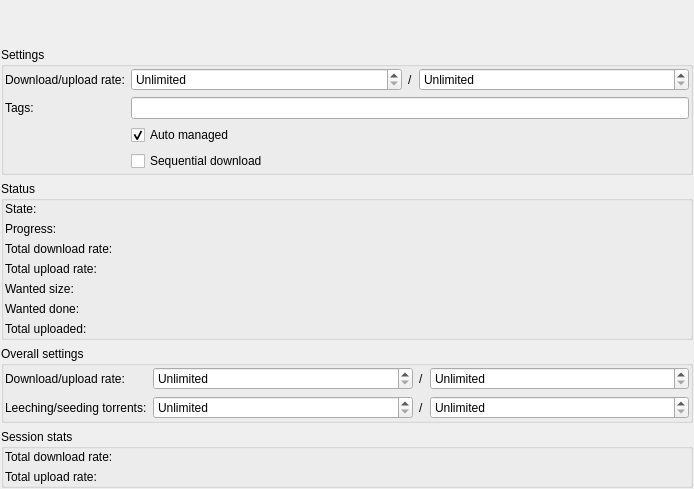
<?xml version="1.0" encoding="UTF-8"?>
<ui version="4.0">
 <class>TabWidget</class>
 <widget class="QWidget" name="TabWidget">
  <property name="geometry">
   <rect>
    <x>0</x>
    <y>0</y>
    <width>694</width>
    <height>470</height>
   </rect>
  </property>
  <property name="windowTitle">
   <string/>
  </property>
  <layout class="QVBoxLayout" name="verticalLayout">
   <property name="margin">
    <number>1</number>
   </property>
   <item>
    <widget class="QLabel" name="LabelName_">
     <property name="text">
      <string/>
     </property>
    </widget>
   </item>
   <item>
    <widget class="LeechCraft::Plugins::BitTorrent::PiecesWidget" name="PiecesWidget_" native="true">
     <property name="sizePolicy">
      <sizepolicy hsizetype="Preferred" vsizetype="Preferred">
       <horstretch>0</horstretch>
       <verstretch>0</verstretch>
      </sizepolicy>
     </property>
     <property name="minimumSize">
      <size>
       <width>0</width>
       <height>20</height>
      </size>
     </property>
     <property name="text" stdset="0">
      <string/>
     </property>
    </widget>
   </item>
   <item>
    <widget class="QGroupBox" name="TorrentSettingsBox_">
     <property name="title">
      <string>Settings</string>
     </property>
     <layout class="QHBoxLayout" name="horizontalLayout">
      <property name="margin">
       <number>1</number>
      </property>
      <item>
       <layout class="QFormLayout" name="formLayout_7">
        <property name="fieldGrowthPolicy">
         <enum>QFormLayout::AllNonFixedFieldsGrow</enum>
        </property>
        <item row="0" column="0">
         <widget class="QLabel" name="label_35">
          <property name="text">
           <string>Download/upload rate:</string>
          </property>
         </widget>
        </item>
        <item row="0" column="1">
         <layout class="QHBoxLayout" name="horizontalLayout_5">
          <item>
           <widget class="QSpinBox" name="TorrentDownloadRateController_">
            <property name="specialValueText">
             <string>Unlimited</string>
            </property>
            <property name="accelerated">
             <bool>true</bool>
            </property>
            <property name="suffix">
             <string> kb/s</string>
            </property>
            <property name="maximum">
             <number>10000</number>
            </property>
            <property name="singleStep">
             <number>100</number>
            </property>
            <property name="value">
             <number>0</number>
            </property>
           </widget>
          </item>
          <item>
           <widget class="QLabel" name="label_06">
            <property name="sizePolicy">
             <sizepolicy hsizetype="Fixed" vsizetype="Preferred">
              <horstretch>0</horstretch>
              <verstretch>0</verstretch>
             </sizepolicy>
            </property>
            <property name="text">
             <string>/</string>
            </property>
           </widget>
          </item>
          <item>
           <widget class="QSpinBox" name="TorrentUploadRateController_">
            <property name="specialValueText">
             <string>Unlimited</string>
            </property>
            <property name="suffix">
             <string> kb/s</string>
            </property>
            <property name="maximum">
             <number>10000</number>
            </property>
            <property name="singleStep">
             <number>100</number>
            </property>
            <property name="value">
             <number>0</number>
            </property>
           </widget>
          </item>
         </layout>
        </item>
        <item row="1" column="0">
         <widget class="QLabel" name="label_45">
          <property name="text">
           <string>Tags:</string>
          </property>
         </widget>
        </item>
        <item row="1" column="1">
         <widget class="LeechCraft::Util::TagsLineEdit" name="TorrentTags_"/>
        </item>
        <item row="2" column="1">
         <widget class="QCheckBox" name="TorrentManaged_">
          <property name="text">
           <string>Auto managed</string>
          </property>
          <property name="checked">
           <bool>true</bool>
          </property>
         </widget>
        </item>
        <item row="3" column="1">
         <widget class="QCheckBox" name="TorrentSequentialDownload_">
          <property name="text">
           <string>Sequential download</string>
          </property>
         </widget>
        </item>
       </layout>
      </item>
     </layout>
    </widget>
   </item>
   <item>
    <widget class="QGroupBox" name="BoxTorrentStatus_">
     <property name="title">
      <string>Status</string>
     </property>
     <layout class="QFormLayout" name="formLayout_8">
      <property name="fieldGrowthPolicy">
       <enum>QFormLayout::AllNonFixedFieldsGrow</enum>
      </property>
      <property name="margin">
       <number>1</number>
      </property>
      <item row="0" column="0">
       <widget class="QLabel" name="label_2">
        <property name="text">
         <string>State:</string>
        </property>
       </widget>
      </item>
      <item row="0" column="1">
       <layout class="QHBoxLayout" name="horizontalLayout_6">
        <item>
         <widget class="QLabel" name="LabelState_">
          <property name="text">
           <string/>
          </property>
         </widget>
        </item>
       </layout>
      </item>
      <item row="1" column="0">
       <widget class="QLabel" name="label_4">
        <property name="text">
         <string>Progress:</string>
        </property>
       </widget>
      </item>
      <item row="1" column="1">
       <widget class="QLabel" name="LabelProgress_">
        <property name="text">
         <string/>
        </property>
       </widget>
      </item>
      <item row="2" column="0">
       <widget class="QLabel" name="label_61">
        <property name="text">
         <string>Total download rate:</string>
        </property>
       </widget>
      </item>
      <item row="2" column="1">
       <widget class="QLabel" name="LabelDownloadRate_">
        <property name="text">
         <string/>
        </property>
       </widget>
      </item>
      <item row="3" column="0">
       <widget class="QLabel" name="label_8">
        <property name="text">
         <string>Total upload rate:</string>
        </property>
       </widget>
      </item>
      <item row="3" column="1">
       <widget class="QLabel" name="LabelUploadRate_">
        <property name="text">
         <string/>
        </property>
       </widget>
      </item>
      <item row="4" column="0">
       <widget class="QLabel" name="label_73">
        <property name="text">
         <string>Wanted size:</string>
        </property>
       </widget>
      </item>
      <item row="4" column="1">
       <widget class="QLabel" name="LabelWantedSize_">
        <property name="text">
         <string/>
        </property>
       </widget>
      </item>
      <item row="5" column="0">
       <widget class="QLabel" name="label_65">
        <property name="text">
         <string>Wanted done:</string>
        </property>
       </widget>
      </item>
      <item row="5" column="1">
       <widget class="QLabel" name="LabelWantedDownloaded_">
        <property name="text">
         <string/>
        </property>
       </widget>
      </item>
      <item row="6" column="0">
       <widget class="QLabel" name="label">
        <property name="text">
         <string>Total uploaded:</string>
        </property>
       </widget>
      </item>
      <item row="6" column="1">
       <widget class="QLabel" name="LabelTotalUploaded_">
        <property name="text">
         <string/>
        </property>
       </widget>
      </item>
     </layout>
    </widget>
   </item>
   <item>
    <widget class="QGroupBox" name="groupBox_4">
     <property name="sizePolicy">
      <sizepolicy hsizetype="Minimum" vsizetype="Preferred">
       <horstretch>0</horstretch>
       <verstretch>0</verstretch>
      </sizepolicy>
     </property>
     <property name="title">
      <string>Overall settings</string>
     </property>
     <layout class="QFormLayout" name="formLayout_0">
      <property name="fieldGrowthPolicy">
       <enum>QFormLayout::AllNonFixedFieldsGrow</enum>
      </property>
      <property name="margin">
       <number>1</number>
      </property>
      <item row="0" column="0">
       <widget class="QLabel" name="label_21">
        <property name="text">
         <string>Download/upload rate:</string>
        </property>
       </widget>
      </item>
      <item row="0" column="1">
       <layout class="QHBoxLayout" name="horizontalLayout_7">
        <item>
         <widget class="QSpinBox" name="OverallDownloadRateController_">
          <property name="specialValueText">
           <string>Unlimited</string>
          </property>
          <property name="accelerated">
           <bool>true</bool>
          </property>
          <property name="suffix">
           <string> kb/s</string>
          </property>
          <property name="minimum">
           <number>0</number>
          </property>
          <property name="maximum">
           <number>10000</number>
          </property>
          <property name="singleStep">
           <number>100</number>
          </property>
          <property name="value">
           <number>0</number>
          </property>
         </widget>
        </item>
        <item>
         <widget class="QLabel" name="label_00">
          <property name="sizePolicy">
           <sizepolicy hsizetype="Fixed" vsizetype="Preferred">
            <horstretch>0</horstretch>
            <verstretch>0</verstretch>
           </sizepolicy>
          </property>
          <property name="text">
           <string>/</string>
          </property>
         </widget>
        </item>
        <item>
         <widget class="QSpinBox" name="OverallUploadRateController_">
          <property name="specialValueText">
           <string>Unlimited</string>
          </property>
          <property name="accelerated">
           <bool>true</bool>
          </property>
          <property name="suffix">
           <string> kb/s</string>
          </property>
          <property name="minimum">
           <number>0</number>
          </property>
          <property name="maximum">
           <number>10000</number>
          </property>
          <property name="singleStep">
           <number>100</number>
          </property>
          <property name="value">
           <number>0</number>
          </property>
         </widget>
        </item>
       </layout>
      </item>
      <item row="1" column="0">
       <widget class="QLabel" name="label_42">
        <property name="text">
         <string>Leeching/seeding torrents:</string>
        </property>
       </widget>
      </item>
      <item row="1" column="1">
       <layout class="QHBoxLayout" name="horizontalLayout_8">
        <item>
         <widget class="QSpinBox" name="DownloadingTorrents_">
          <property name="specialValueText">
           <string>Unlimited</string>
          </property>
          <property name="minimum">
           <number>-1</number>
          </property>
          <property name="maximum">
           <number>1000</number>
          </property>
          <property name="value">
           <number>-1</number>
          </property>
         </widget>
        </item>
        <item>
         <widget class="QLabel" name="label_84">
          <property name="sizePolicy">
           <sizepolicy hsizetype="Fixed" vsizetype="Preferred">
            <horstretch>0</horstretch>
            <verstretch>0</verstretch>
           </sizepolicy>
          </property>
          <property name="text">
           <string>/</string>
          </property>
         </widget>
        </item>
        <item>
         <widget class="QSpinBox" name="UploadingTorrents_">
          <property name="specialValueText">
           <string>Unlimited</string>
          </property>
          <property name="minimum">
           <number>-1</number>
          </property>
          <property name="maximum">
           <number>1000</number>
          </property>
          <property name="value">
           <number>-1</number>
          </property>
         </widget>
        </item>
       </layout>
      </item>
     </layout>
    </widget>
   </item>
   <item>
    <widget class="QGroupBox" name="BoxSessionStats_">
     <property name="title">
      <string>Session stats</string>
     </property>
     <layout class="QFormLayout" name="formLayout_1">
      <property name="fieldGrowthPolicy">
       <enum>QFormLayout::AllNonFixedFieldsGrow</enum>
      </property>
      <property name="margin">
       <number>1</number>
      </property>
      <item row="0" column="0">
       <widget class="QLabel" name="label_24">
        <property name="text">
         <string>Total download rate:</string>
        </property>
       </widget>
      </item>
      <item row="0" column="1">
       <widget class="QLabel" name="LabelTotalDownloadRate_">
        <property name="text">
         <string/>
        </property>
       </widget>
      </item>
      <item row="1" column="0">
       <widget class="QLabel" name="label_25">
        <property name="text">
         <string>Total upload rate:</string>
        </property>
       </widget>
      </item>
      <item row="1" column="1">
       <widget class="QLabel" name="LabelTotalUploadRate_">
        <property name="text">
         <string/>
        </property>
       </widget>
      </item>
     </layout>
    </widget>
   </item>
   <item>
    <spacer name="verticalSpacer">
     <property name="orientation">
      <enum>Qt::Vertical</enum>
     </property>
     <property name="sizeHint" stdset="0">
      <size>
       <width>20</width>
       <height>40</height>
      </size>
     </property>
    </spacer>
   </item>
  </layout>
 </widget>
 <customwidgets>
  <customwidget>
   <class>LeechCraft::Util::TagsLineEdit</class>
   <extends>QLineEdit</extends>
   <header location="global">util/tags/tagslineedit.h</header>
  </customwidget>
  <customwidget>
   <class>LeechCraft::Plugins::BitTorrent::PiecesWidget</class>
   <extends>QWidget</extends>
   <header>pieceswidget.h</header>
  </customwidget>
 </customwidgets>
 <resources/>
 <connections/>
</ui>
